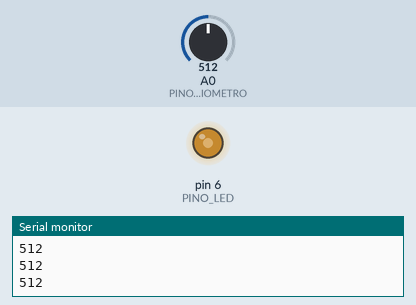
Recording of a sketch running on a simulated Arduino Uno, built with avr-gcc and run on an emulated ATmega328P. On the bench: output pins drawn as LEDs (lit = HIGH), the last lines printed to the serial monitor. The test bench sets the inputs (shaded band); at power-on: A0 (PINO_POTENCIOMETRO) = 512.

Above: at 1.2 s.
1.3 s: A0 (PINO_POTENCIOMETRO) set to 716
At 2.1 s:
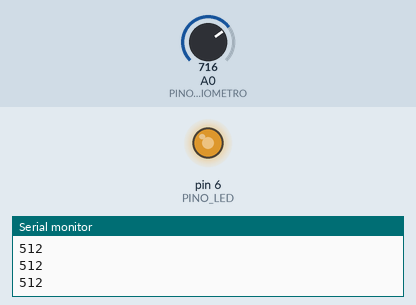
2.9 s: A0 (PINO_POTENCIOMETRO) set to 900
At 3.6 s:
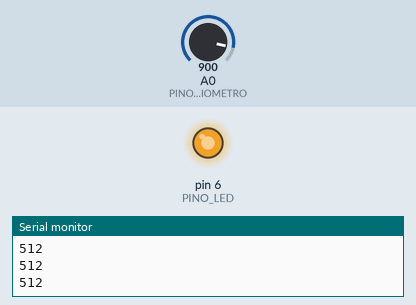
4.6 s: A0 (PINO_POTENCIOMETRO) set to 122
At 6.0 s:
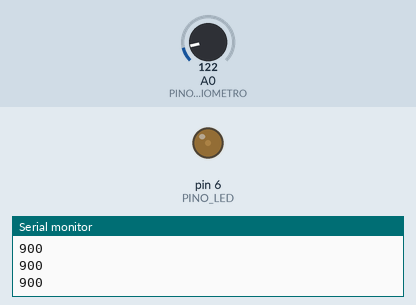
6.3 s: A0 (PINO_POTENCIOMETRO) set to 0
At 7.4 s:
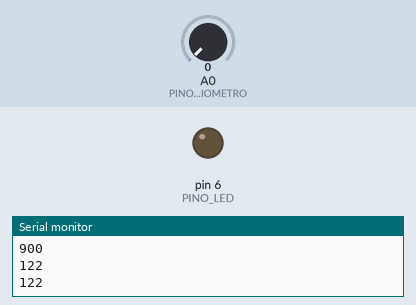
7.9 s: A0 (PINO_POTENCIOMETRO) set to 511
At 9.2 s:
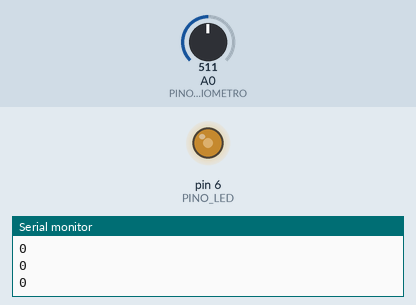
Timing chart, 0 to 10.6 s (numbered marks = the images above; inputs shaded):
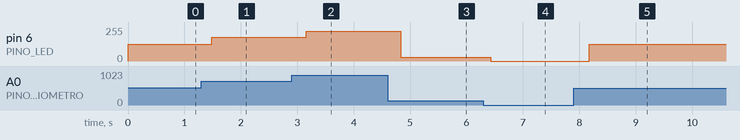

Measured:
- after the input at 1.3 s, pin 6 (PINO_LED): 127/255 → 178/255 after 0.19 s
- after the input at 2.9 s, pin 6 (PINO_LED): 178/255 → 224/255 after 0.26 s
- after the input at 4.6 s, pin 6 (PINO_LED): 224/255 → 30/255 after 0.23 s
- after the input at 6.3 s, pin 6 (PINO_LED): 30/255 → 0/255 after 0.13 s
- after the input at 7.9 s, pin 6 (PINO_LED): 0/255 → 127/255 after 0.28 s

The sketch:

Code.ino
```cpp
/***********************************************************
    Programador..........: (c) Tiago Machado
    Data.................: 18/12/2024
    Observações..........: Estudo do sinal PMN
************************************************************/

 const byte BAUD_RATE = 9600;
  const byte PINO_POTENCIOMETRO = A0;
  const byte PINO_LED = 6;

  int conversao;

  void setup() {
    Serial.begin(BAUD_RATE);

    pinMode(PINO_POTENCIOMETRO, INPUT);
    pinMode(PINO_LED, OUTPUT);
}

  void loop() {
    int leitura = analogRead(PINO_POTENCIOMETRO);
    Serial.println(leitura);

    conversao = map(leitura, 0, 1023, 0, 255);

    analogWrite(PINO_LED, conversao);

 delay(10);
 }
```
